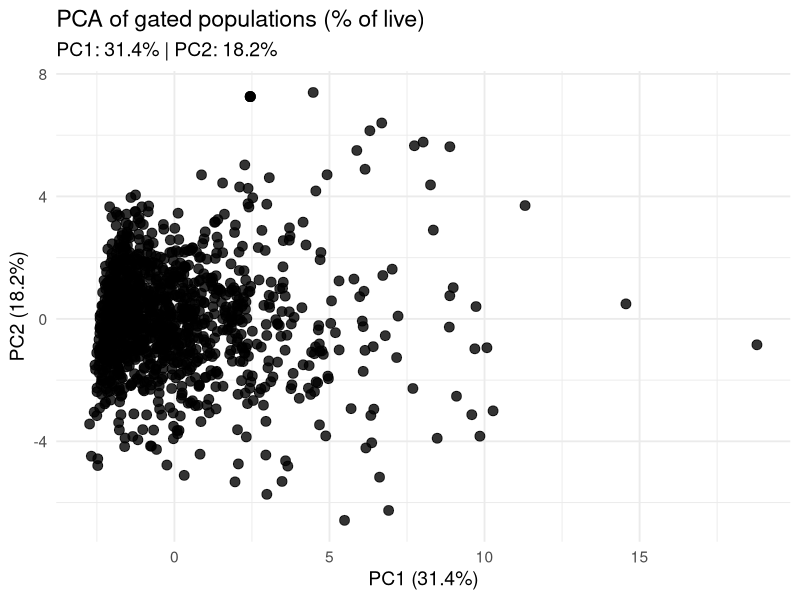
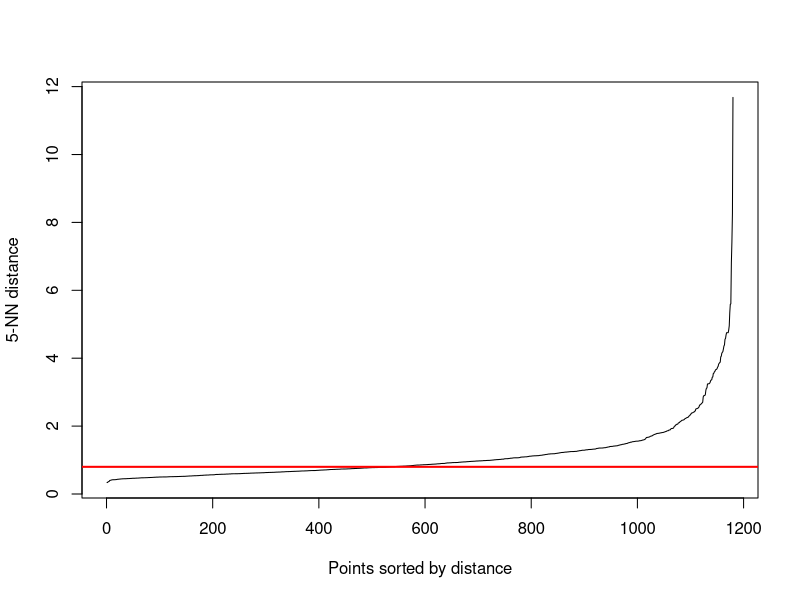
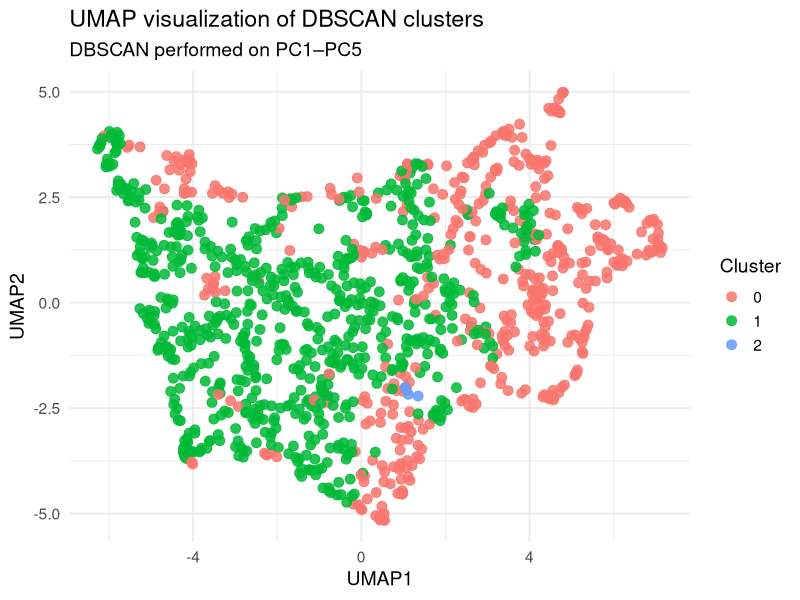
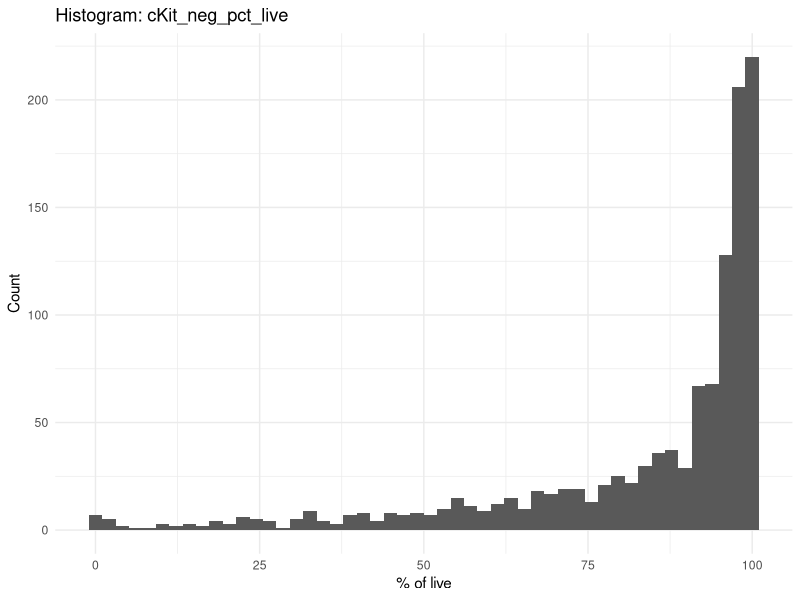
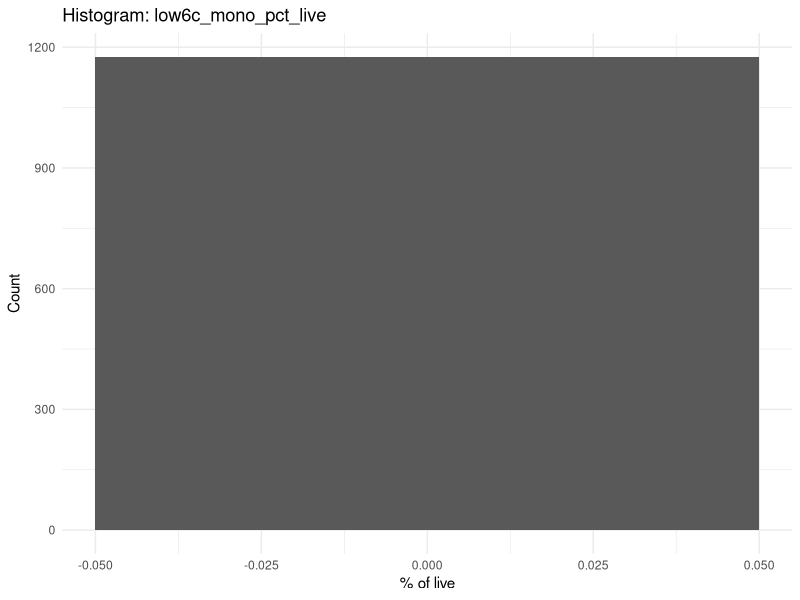
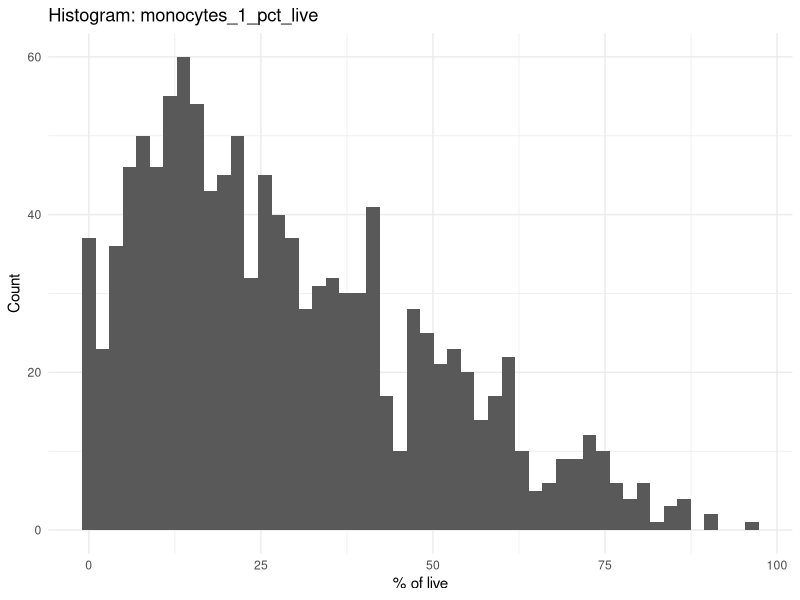
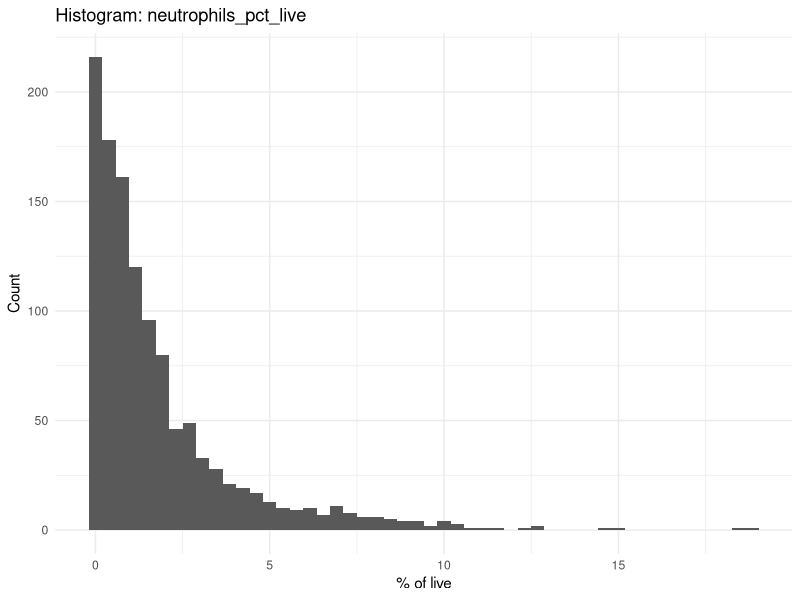
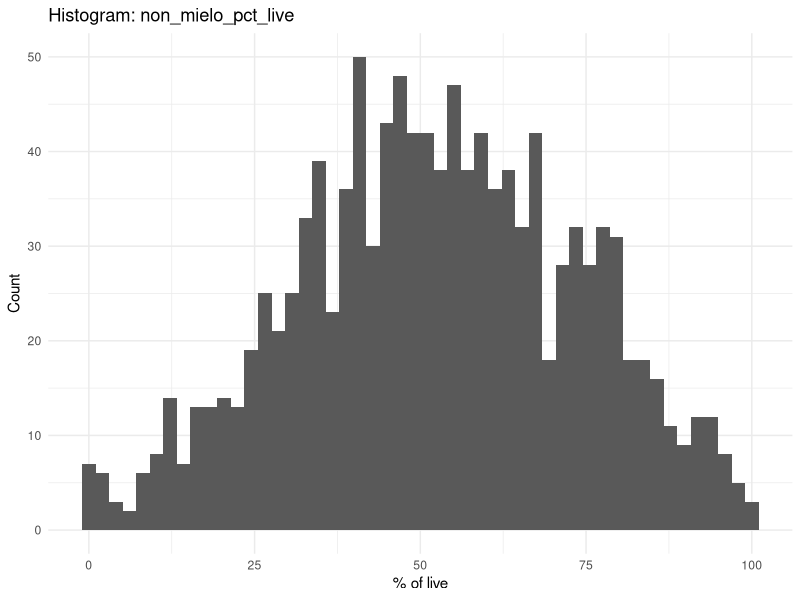

Reproduce these figures in R, in order.
## ---- chunk 1
library(readxl)
library(dplyr)
library(writexl)
library(dplyr)
setwd("~/Desktop/Szade_Lab/aktualne")
## ---- chunk 2
cyto_cols <- c(
  "all_events",
  "singlets_cells",
  "Live_dead_Ly6C_subset",
  "cKit_neg",
  "low6c_mono",
  "monocytes_1",
  "neutrophils",
  "non_mielo",
  "FcR_neg",
  "CD150neg_CD105pos",
  "CD150pos_CD105pos",
  "CD150pos_CD105neg",
  "CD150neg_CD105neg",
  "cKit_pos",
  "GMP",
  "non_GMP",
  "CFU_E",
  "CMP",
  "preCFUE",
  "preGM",
  "preMegE",
  "trombo"
)

# wczytanie danych
df <- read_excel("ERC_aim1_exp15_summary.xlsx") 

# OBIEKT R z samą cytometrią
df_cyto <- df %>%
  select(all_of(cyto_cols))

# normalizacja % of live dla wszystkich
denom <- "Live_dead_Ly6C_subset"
gate_cols <- setdiff(colnames(df_cyto), denom)

df_cyto_pct_live <- df_cyto %>%
  mutate(
    across(
      all_of(gate_cols),
      ~ ifelse(.data[[denom]] == 0 | is.na(.data[[denom]]), NA_real_, (.x / .data[[denom]]) * 100),
      .names = "{.col}_pct_live"
    )
  )

#normalizacja % of live dla zgatowanych populacji
gated_populations <- c(
  "cKit_neg",
  "low6c_mono",
  "monocytes_1",
  "neutrophils",
  "non_mielo",
  "FcR_neg",
  "CD150neg_CD105pos",
  "CD150pos_CD105pos",
  "CD150pos_CD105neg",
  "CD150neg_CD105neg",
  "cKit_pos",
  "GMP",
  "non_GMP",
  "CFU_E",
  "CMP",
  "preCFUE",
  "preGM",
  "preMegE",
  "trombo"
)

denom <- "Live_dead_Ly6C_subset"
df_gated_pct_live <- df_cyto %>%
  mutate(
    across(
      all_of(gated_populations),
      ~ ifelse(
        .data[[denom]] == 0 | is.na(.data[[denom]]),
        NA_real_,
        (.x / .data[[denom]]) * 100
      ),
      .names = "{.col}_pct_live"
    )
  ) %>%
  select(ends_with("_pct_live"))

# HISTOGRAMY DLA WSZYSTKICH POPULACJI
library(ggplot2)
df_in <- df_gated_pct_live
out_dir <- file.path(getwd(), "exp_15_histograms_pct_live")
if (!dir.exists(out_dir)) dir.create(out_dir, recursive = TRUE)

# Kolumny do histogramów (wszystkie % of live)
pct_cols <- grep("_pct_live$", colnames(df_in), value = TRUE)

if (length(pct_cols) == 0) {
  stop("Nie znaleziono kolumn kończących się na '_pct_live'")
}

# === HISTOGRAM LOOP ===
for (col in pct_cols) {
  p <- ggplot(df_in, aes(x = .data[[col]])) +
    geom_histogram(bins = 50) +
    labs(
      title = paste("Histogram:", col),
      x = "% of live",
      y = "Count"
    ) +
    theme_minimal()
  
  # nazwa pliku
  safe_name <- gsub("[^A-Za-z0-9_\\-]+", "_", col)
  
  ggsave(
    filename = file.path(out_dir, paste0(safe_name, ".png")),
    plot = p,
    width = 7,
    height = 5,
    dpi = 300
  )
}

message("Histogramy zapisane w: ", out_dir)

library(dplyr)
library(ggplot2)

############## PCA ############################
library(dplyr)
library(tidyr)

pca_df_in <- df_gated_pct_live
pca_mat <- pca_df_in %>%
  mutate(across(everything(), ~ replace_na(.x, 0))) %>%
  as.matrix()

keep_cols <- apply(pca_mat, 2, function(x) var(x, na.rm = TRUE) > 0)
pca_mat2 <- pca_mat[, keep_cols, drop = FALSE]

dropped <- colnames(pca_mat)[!keep_cols]
message("Wyrzucone kolumny (zero variance): ", paste(dropped, collapse = ", "))

pca_res <- prcomp(
  log1p(pca_mat2),
  center = TRUE,
  scale. = TRUE
)

var_explained <- (pca_res$sdev^2) / sum(pca_res$sdev^2) * 100
pca_scores <- as.data.frame(pca_res$x)
library(ggplot2)
pca_df <- as.data.frame(pca_res$x)

ggplot(pca_df, aes(x = PC1, y = PC2)) +
  geom_point(size = 3, alpha = 0.8) +
  labs(
    title = "PCA of gated populations (% of live)",
    subtitle = paste0(
      "PC1: ", round(var_explained[1], 1), "% | ",
      "PC2: ", round(var_explained[2], 1), "%"
    ),
    x = paste0("PC1 (", round(var_explained[1], 1), "%)"),
    y = paste0("PC2 (", round(var_explained[2], 1), "%)")
  ) +
  theme_minimal(base_size = 14)
## ---- chunk 3
# PCA 
pcs_to_use <- 1:5
X_pca <- pca_res$x[, pcs_to_use, drop = FALSE]

# UMAP (NA PCA)
library(uwot)
set.seed(123)

umap_res <- umap(
  X_pca,
  n_neighbors = 10,
  min_dist = 0.2,
  metric = "euclidean"
)

umap_df <- as.data.frame(umap_res)
colnames(umap_df) <- c("UMAP1", "UMAP2")

# --- DBSCAN (NA PCA, NIE NA UMAP) ---
library(dbscan)

kNNdistplot(X_pca, k = 5)
abline(h = 0.8, col = "red", lwd = 2)

db <- dbscan(
  X_pca,
  eps = 0.8,
  minPts = 5
)

table(db$cluster)

# wizualizacja 
umap_df$cluster <- factor(db$cluster)

library(ggplot2)
ggplot(umap_df, aes(UMAP1, UMAP2, color = cluster)) +
  geom_point(size = 3, alpha = 0.85) +
  theme_minimal(base_size = 14) +
  labs(
    title = "UMAP visualization of DBSCAN clusters",
    subtitle = "DBSCAN performed on PC1–PC5",
    color = "Cluster"
  )
## ---- chunk 4
df_clusters <- df %>%
  mutate(
    cluster = factor(db$cluster)
  )
table(df_clusters$cluster)
table(df_clusters$treatment)
tab <- table(df_clusters$cluster, df_clusters$treatment)
tab
## ---- chunk 5
library(dplyr)
library(tidyr)

df_prof <- df_gated_pct_live %>%
  mutate(cluster = factor(db$cluster))  # 0 = noise, 1 = klaster
summary_tbl <- df_prof %>%
  pivot_longer(
    cols = ends_with("_pct_live"),
    names_to = "population",
    values_to = "value"
  ) %>%
  group_by(population, cluster) %>%
  summarise(
    mean = mean(value, na.rm = TRUE),
    median = median(value, na.rm = TRUE),
    .groups = "drop"
  ) %>%
  pivot_wider(
    names_from = cluster,
    values_from = c(mean, median),
    names_glue = "{.value}_cluster{cluster}"
  ) %>%
  mutate(
    diff_mean = mean_cluster1 - mean_cluster0,
    log2FC = log2((mean_cluster1 + 1e-6) / (mean_cluster0 + 1e-6))
  ) %>%
  arrange(desc(abs(diff_mean)))

summary_tbl

ranking_tbl <- summary_tbl %>%
  select(population, diff_mean, log2FC) %>%
  arrange(desc(abs(diff_mean)))

ranking_tbl
